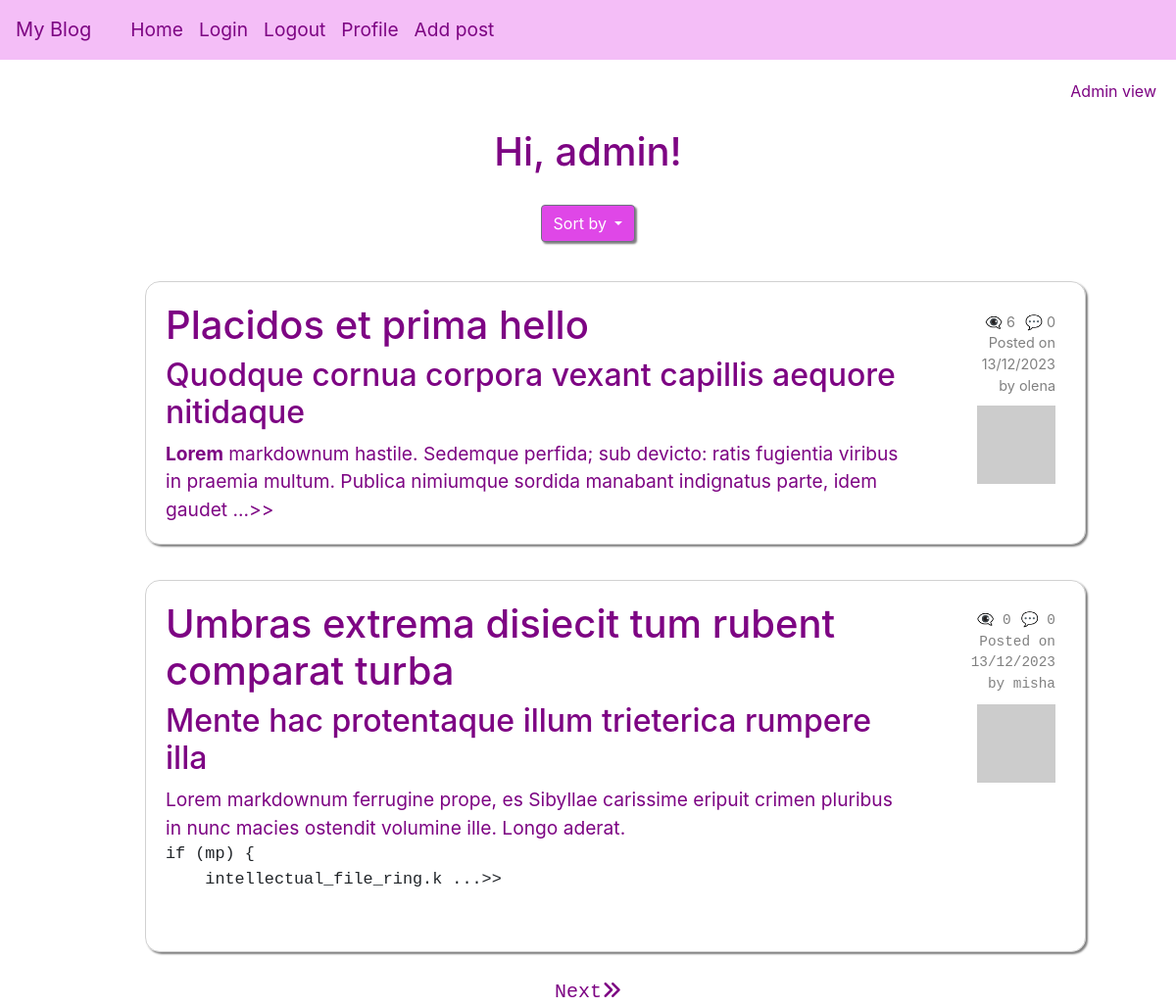
Screenshot of /sort/oldest (signed in) with the database file from the repository.
### app/models/models.py (models this page shows, shortened)
class User(UserMixin, db.Model):
    __tablename__ = "user"
    id = db.Column(db.Integer, primary_key=True)
    username = db.Column(String(64), unique=True, nullable=False)
    email = db.Column(db.String(120), unique=True, nullable=False)
    isAdmin = db.Column(db.Boolean, nullable=False)
    password_hash = db.Column(String(256))
    profile_image = db.Column(String(256))
    info = db.Column(String(256))
    posts = db.relationship('Post', back_populates='user', cascade='all, delete-orphan')
    comments = db.relationship('Comment', back_populates='user', cascade='all, delete-orphan')
    def get_avatar(self, size):
        digest = md5(self.email.lower().encode('utf-8')).hexdigest()
        self.profile_image = f'https://www.gravatar.com/avatar/{digest}?d=identicon&s={size}'
        return self.profile_image

class Post(db.Model):
    __tablename__ = "post"
    id = db.Column(db.Integer, primary_key=True)
    title = db.Column(String(250))
    title_html = db.Column(db.String(250))
    body = db.Column(String(2500))
    body_html = db.Column(db.String(2500))
    timestamp = db.Column(DateTime, default=func.now())
    user_id = db.Column(db.Integer, db.ForeignKey('user.id'), nullable=False)
    user = db.relationship('User', back_populates='posts')
    comments = db.relationship('Comment', back_populates='post', cascade='all, delete-orphan')
    views = db.Column(db.Integer, server_default=str(0))
    def get_comments_length(self):
        commments = Comment.query.filter_by(post_id=self.id).all()
        return len(commments)

### app/routes/routes.py (the view)
@blueprint.route('/sort/<sort_by>', methods=["GET", "POST"])
@login_required
def sort(sort_by):
    form=DropdownForm()
    page = request.args.get('page', 1, type=int)
    per_page = 2
    if sort_by == 'newest':
        posts = Post.query.order_by(Post.timestamp.desc()).paginate(page=page, per_page=per_page, error_out=False)
        return render_template("index.html", posts=posts, form=form, sort_by=sort_by)
    elif sort_by == 'oldest':
        posts = Post.query.order_by(Post.timestamp.asc()).paginate(page=page, per_page=per_page, error_out=False)
        return render_template("index.html",  posts=posts, form=form, sort_by=sort_by)
    elif sort_by == 'popular':
        posts = Post.query.order_by(Post.views.desc()).paginate(page=page, per_page=per_page, error_out=False)
        return render_template("index.html", posts=posts, form=form, sort_by=sort_by)
    posts = Post.query.order_by(Post.timestamp.desc()).all()
    return render_template("index.html", posts=posts, form=form)

### app/templates/index.html (shortened to what this page needs)
{% extends "base.html" %}{% import "bootstrap/wtf.html" as wtf %} {% block
content %} {% if current_user.isAdmin %}
<div class="admin-view-link"><a href="/admin">Admin view</a></div>
<div class="extra">
    <h1 class="greeting">Hi, {{current_user.username }}!</h1>
</div>
{% else %}
<h1 class="greeting">Hi, {{current_user.username }}!</h1>
{% endif %} {% if posts %}
<div class="dropdown">
    <button
        class="btn btn-secondary dropdown-toggle"
        type="button"
        id="dropdownMenuButton"
        data-toggle="dropdown"
        aria-haspopup="true"
        aria-expanded="false"
    >
        Sort by
    </button>
</div>
{% for post in posts %}
<div class="posts">
    <ul>
        <a href="{{url_for('main.post', id=post.id)}}" class="post-link">
            <li class="post">
                <div class="avatar-comment">
                    <div>
                        {% if post.title_html %} {{post.title_html | safe}} {%
                        else %}
                        <h1>{{post.title}}</h1>
                        {% endif %} {{(post.body_html | safe)[0:250]}} ...>>
                    </div>
                </div>
                <div class="comments-date">
                    <div class="comments-views">
                        {% if not post.views%}
                        <p>👁️‍🗨️ 0</p>
                        {% else %}
                        <p>👁️‍🗨️ {{post.views}}</p>
                        {% endif %}
                        <p>💬 {{post.get_comments_length()}}</p>
                    </div>
                    <p>Posted on</p>
                    <p>{{post.timestamp.strftime('%d/%m/%Y')}}</p>
                    by {{post.user.username}}
                    <a href="{{url_for('main.user', username=post.user.username)}}">
                        <img src="{{ post.user.get_avatar(64) }}"
                    /></a>
                </div></li
        ></a>
    </ul>
</div>
{% endfor %}
{% if not sort_by %}
<div class="arrows">
    {% if posts.has_prev %}
    <a href="{{ url_for('main.index', page=posts.prev_num) }}"><i class="fa-solid fa-angles-left"></i>Previous</a>
    {% endif %}
    {% if posts.has_next %}
    <a href="{{ url_for('main.index', page=posts.next_num) }}">Next<i class="fa-solid fa-angles-right"></i>️</a>
    {% endif %}
</div>
{% else %}
<div class="arrows">
    {% if posts.has_next %}
    <a href="{{ url_for('main.sort',sort_by=sort_by, page=posts.next_num) }}">Next<i class="fa-solid fa-angles-right"></i>️</a>
    {% endif %}
</div>
{%endif%}
{% else %}
<h4 class="greeting">No posts yet</h4>
<h4 class="greeting">Be the first to create a post</h4>
{% endif %} {% endblock %}

### app/static/style.css (style rules this page uses)
* { margin: 0; box-sizing: border-box; }
html { scroll-behavior: smooth; }
a { cursor: pointer; text-decoration: none; color: rgb(223, 71, 231); }
button, .btn { cursor: pointer; }
.btn { float: right; background: rgb(223, 71, 231); color: white; box-shadow: 2px 2px 2px grey; }
ul { list-style-type: none; margin-left: 1rem; font-size: larger; }
.greeting { text-align: center; color: rgb(125, 4, 131); margin: 20px 0; }
.posts { display: flex; flex-direction: column; align-items: center; }
.post { margin: 10px; border: 1px solid rgba(128, 128, 128, 0.364); border-radius: 15px; padding: 20px; box-shadow: 2px 2px 2px grey; width: 80vw; display: grid; grid-template-columns: 5fr 1fr; grid-template-rows: 1fr; }
.comments-date, .comments-date a { display: flex; flex-direction: column; font-size: 0.9rem; align-items: flex-end; justify-content: flex-start; color: grey; padding: 5px; }
.comments-views { display: flex; flex-direction: row; font-size: 0.9rem; justify-content: center; gap: 10px; }
.avatar-comment { display: flex; gap: 20px; align-items: center; color: rgb(125, 4, 131); }
.avatar-comment p { margin: 0; }
.comments-date p { display: flex; flex-direction: column; align-items: flex-end; margin: 0px; }
.admin-view-link a { color: rgb(125, 4, 131); float: right; margin: 20px 20px 0 0; }
.extra { margin-top: 70px; }
.dropdown { display: flex; justify-content: center; margin: 30px 0; }
.arrows { display: flex; justify-content: center; font-size: 20px; gap: 20px; }
.arrows a { color: rgb(125, 4, 131); }

### rows the page displays
User: username "admin"
Post: title_html "Placidos et prima hello", body_html "Quodque cornua corpora vexant capillis aequore nitidaque Lorem markdownum hastile. Sedemque perfida; sub devicto: ratis fugientia viribus in praemia multum. Publica nimiumque sordida manabant indignatus parte, idem gaudet", views "6", get_comments_length "0", timestamp "13/12/2023", user.username "olena"
Post: title_html "Umbras extrema disiecit tum rubent comparat turba", body_html "Mente hac protentaque illum trieterica rumpere illa Lorem markdownum ferrugine prope, es Sibyllae carissime eripuit crimen pluribus in nunc macies ostendit volumine ille. Longo aderat. if (mp) { intellectual_file_ring.k", shows "👁️‍🗨️ 0", get_comments_length "0", timestamp "13/12/2023", user.username "misha"
